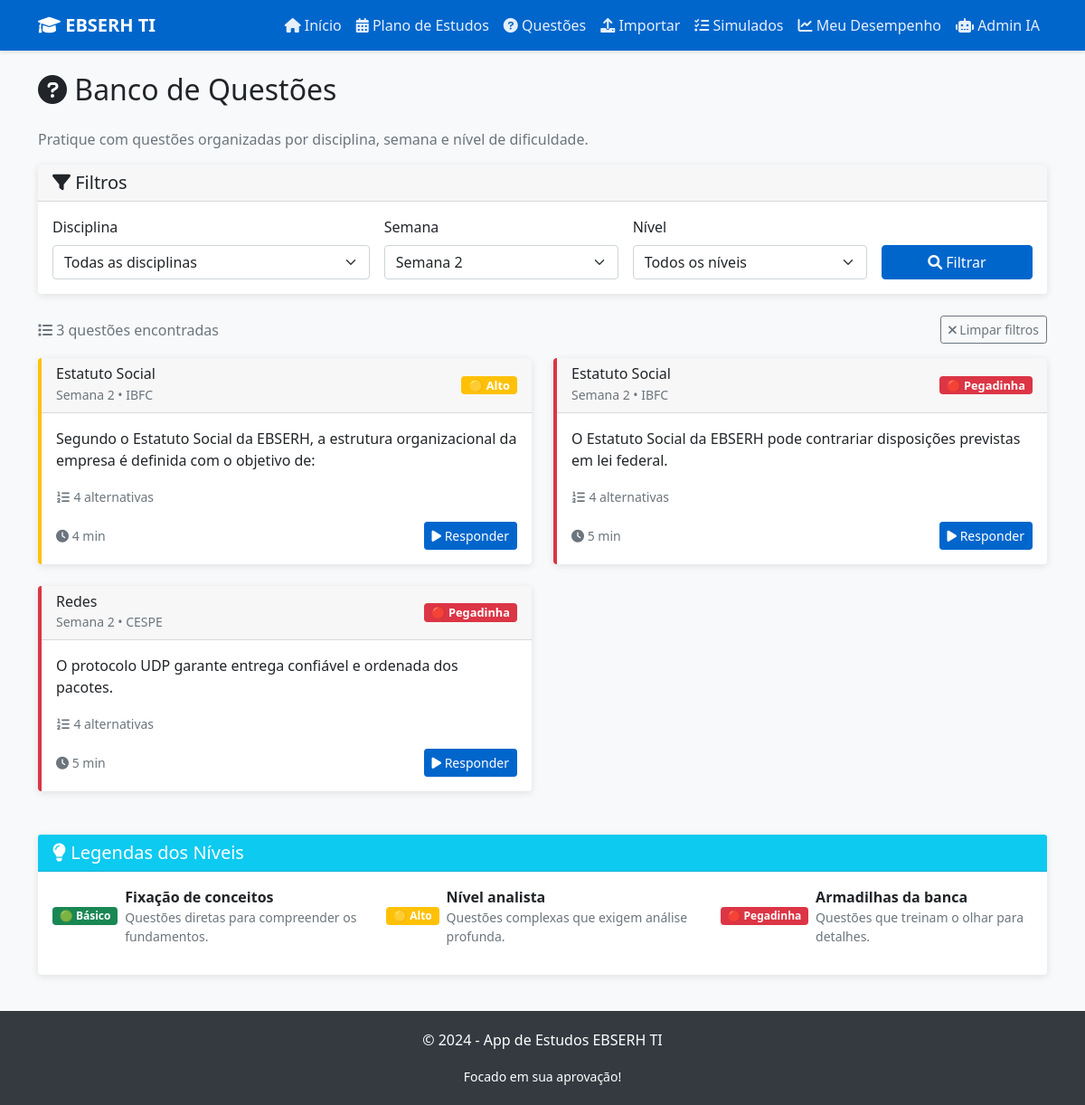
Screenshot of /questoes?semana=2 with the database file from the repository.
### tables this page shows
CREATE TABLE questoes (
            id INTEGER PRIMARY KEY AUTOINCREMENT,
            disciplina TEXT NOT NULL,
            semana INTEGER NOT NULL,
            nivel TEXT NOT NULL CHECK (nivel IN ('Básico', 'Alto', 'Pegadinha')),
            banca TEXT NOT NULL,
            enunciado TEXT NOT NULL,
            alternativas TEXT NOT NULL,
            resposta_correta TEXT NOT NULL,
            comentario TEXT NOT NULL
        , tags TEXT, dificuldade_num INTEGER);

### app.py (the view)
@app.route('/questoes')
def questoes():
    disciplina = request.args.get('disciplina', '')
    semana = request.args.get('semana', '')
    nivel = request.args.get('nivel', '')
    conn = get_db_connection()
    query = 'SELECT DISTINCT disciplina FROM questoes ORDER BY disciplina'
    disciplinas = conn.execute(query).fetchall()
    query = 'SELECT DISTINCT semana FROM questoes ORDER BY semana'
    semanas = conn.execute(query).fetchall()
    query = 'SELECT * FROM questoes WHERE 1=1'
    params = []
    if disciplina:
        query += ' AND disciplina = ?'
        params.append(disciplina)
    if semana:
        query += ' AND semana = ?'
        params.append(semana)
    if nivel:
        query += ' AND nivel = ?'
        params.append(nivel)
    query += ' ORDER BY disciplina, semana, nivel'
    questoes = conn.execute(query, params).fetchall()
    conn.close()
    return render_template('questoes.html',
                         questoes=questoes,
                         disciplinas=disciplinas,
                         semanas=semanas,
                         filtros={'disciplina': disciplina, 'semana': semana, 'nivel': nivel})

### app.py (called while the page is built)
def get_db_connection():
    conn = sqlite3.connect(DB_NAME)
    conn.row_factory = sqlite3.Row
    return conn

### templates/questoes.html (shortened to what this page needs)
{% extends "base.html" %}
{% block content %}
<div class="row">
    <div class="col-12">
        <h2 class="mb-4">
            <i class="fas fa-question-circle"></i> Banco de Questões
        </h2>
        <p class="text-muted">Pratique com questões organizadas por disciplina, semana e nível de dificuldade.</p>
    </div>
</div>
<div class="row mb-4">
    <div class="col-12">
        <div class="card">
            <div class="card-header">
                <h5 class="mb-0"><i class="fas fa-filter"></i> Filtros</h5>
            </div>
            <div class="card-body">
                <form method="GET" action="{{ url_for('questoes') }}">
                    <div class="row g-3">
                        <div class="col-md-4">
                            <label for="disciplina" class="form-label">Disciplina</label>
                            <select class="form-select" id="disciplina" name="disciplina">
                                <option value="">Todas as disciplinas</option>
                            </select>
                        </div>
                        <div class="col-md-3">
                            <label for="semana" class="form-label">Semana</label>
                            <select class="form-select" id="semana" name="semana">
                                {% for s in semanas %}
                                <option value="{{ s.semana }}" {% if filtros.semana == s.semana|string %}selected{% endif %}>
                                    Semana {{ s.semana }}
                                </option>
                                {% endfor %}
                            </select>
                        </div>
                        <div class="col-md-3">
                            <label for="nivel" class="form-label">Nível</label>
                            <select class="form-select" id="nivel" name="nivel">
                                <option value="">Todos os níveis</option>
                            </select>
                        </div>
                        <div class="col-md-2 d-flex align-items-end">
                            <button type="submit" class="btn btn-primary w-100">
                                <i class="fas fa-search"></i> Filtrar
                            </button>
                        </div>
                    </div>
                </form>
            </div>
        </div>
    </div>
</div>
<div class="row mb-3">
    <div class="col-12">
        <div class="d-flex justify-content-between align-items-center">
            <span class="text-muted">
                <i class="fas fa-list"></i>
                {{ questoes|length }} questões encontradas
            </span>
            {% if filtros.disciplina or filtros.semana or filtros.nivel %}
            <a href="{{ url_for('questoes') }}" class="btn btn-outline-secondary btn-sm">
                <i class="fas fa-times"></i> Limpar filtros
            </a>
            {% endif %}
        </div>
    </div>
</div>
<div class="row g-4">
    {% for questao in questoes %}
    <div class="col-lg-6">
        <div class="card h-100 nivel-{{ questao.nivel.lower().replace('á', 'a').replace('ç', 'c').replace('ê', 'e') }}">
            <div class="card-header d-flex justify-content-between align-items-center">
                <div>
                    <h6 class="mb-0">{{ questao.disciplina }}</h6>
                    <small class="text-muted">Semana {{ questao.semana }} • {{ questao.banca }}</small>
                </div>
                <span class="badge badge-nivel
                    {% if questao.nivel == 'Básico' %}bg-success
                    {% elif questao.nivel == 'Alto' %}bg-warning
                    {% else %}bg-danger{% endif %}">
                    {% if questao.nivel == 'Básico' %}🟢
                    {% elif questao.nivel == 'Alto' %}🟡
                    {% else %}🔴{% endif %}
                    {{ questao.nivel }}
                </span>
            </div>
            <div class="card-body">
                <p class="card-text">{{ questao.enunciado[:150] }}{% if questao.enunciado|length > 150 %}...{% endif %}</p>
                <div class="mb-3">
                    <small class="text-muted">
                        <i class="fas fa-list-ol"></i> 4 alternativas
                    </small>
                </div>
                <div class="d-flex justify-content-between align-items-center">
                    <small class="text-muted">
                        <i class="fas fa-clock"></i>
                        {% if questao.nivel == 'Básico' %}2 min
                        {% elif questao.nivel == 'Alto' %}4 min
                        {% else %}5 min{% endif %}
                    </small>
                    <a href="{{ url_for('questao_detalhe', questao_id=questao.id) }}" class="btn btn-primary btn-sm">
                        <i class="fas fa-play"></i> Responder
                    </a>
                </div>
            </div>
        </div>
    </div>
    {% endfor %}
</div>
<div class="row mt-5">
    <div class="col-12">
        <div class="card">
            <div class="card-header bg-info text-white">
                <h5 class="mb-0"><i class="fas fa-lightbulb"></i> Legendas dos Níveis</h5>
            </div>
            <div class="card-body">
                <div class="row">
                    <div class="col-md-4">
                        <div class="d-flex align-items-center mb-3">
                            <span class="badge bg-success me-2">🟢 Básico</span>
                            <div>
                                <strong>Fixação de conceitos</strong>
                                <p class="small text-muted mb-0">Questões diretas para compreender os fundamentos.</p>
                            </div>
                        </div>
                    </div>
                    <div class="col-md-4">
                        <div class="d-flex align-items-center mb-3">
                            <span class="badge bg-warning me-2">🟡 Alto</span>
                            <div>
                                <strong>Nível analista</strong>
                                <p class="small text-muted mb-0">Questões complexas que exigem análise profunda.</p>
                            </div>
                        </div>
                    </div>
                    <div class="col-md-4">
                        <div class="d-flex align-items-center mb-3">
                            <span class="badge bg-danger me-2">🔴 Pegadinha</span>
                            <div>
                                <strong>Armadilhas da banca</strong>
                                <p class="small text-muted mb-0">Questões que treinam o olhar para detalhes.</p>
                            </div>
                        </div>
                    </div>
                </div>
            </div>
        </div>
    </div>
</div>
{% endblock %}

### templates/base.html (style rules this page uses)
:root { --primary-color: #0066cc; --secondary-color: #004499; --success-color: #28a745; --warning-color: #ffc107; --danger-color: #dc3545; --light-bg: #f8f9fa; }
body { background-color: var(--light-bg); font-family: 'Segoe UI', Tahoma, Geneva, Verdana, sans-serif; }
.btn-primary { background-color: var(--primary-color); border-color: var(--primary-color); }
.card { border: none; box-shadow: 0 2px 8px rgba(0,0,0,0.1); transition: transform 0.3s, box-shadow 0.3s; }
.nivel-alto { border-left: 4px solid var(--warning-color); }
.nivel-pegadinha { border-left: 4px solid var(--danger-color); }
.badge-nivel { font-size: 0.8em; padding: 4px 8px; }

### rows the page displays
questoes: disciplina "Estatuto Social", semana "2", banca "IBFC", nivel "Alto", enunciado "Segundo o Estatuto Social da EBSERH, a estrutura organizacional da empresa é definida com o objetivo de:", shows "4 min"
questoes: disciplina "Estatuto Social", semana "2", banca "IBFC", nivel "Pegadinha", enunciado "O Estatuto Social da EBSERH pode contrariar disposições previstas em lei federal.", shows "5 min"
questoes: disciplina "Redes", semana "2", banca "CESPE", nivel "Pegadinha", enunciado "O protocolo UDP garante entrega confiável e ordenada dos pacotes.", shows "5 min"

### other values shown
{{ questoes|length }} "3"
